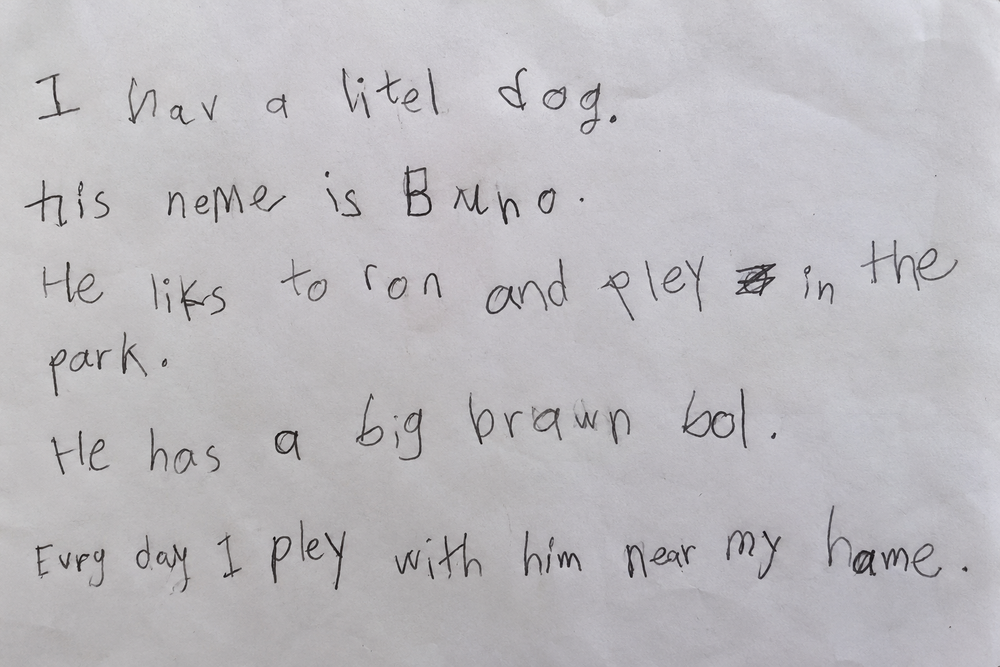
#> input picture handwriting_analysis/image.png, 1000 x 667 px, shrunk from 1536 x 1024 before the run, given as the content of the folder artifacts/page_test/lines, which was not available
$ python word_segment.py
#> lines starting #> are read from the running program, lines starting #| are printed output that depends on the picture; after the words box and inside, x2 and y2 are one past the last pixel; in counts of white or black regions, pixels touching at a corner belong together; pictures that were not available may be replaced by others from this repository, and a replacement may not be noted
import argparse
from pathlib import Path

import cv2
import numpy as np


def load_binary(path):
    image = cv2.imread(
        str(path),
        cv2.IMREAD_GRAYSCALE
    )

    if image is None:
        raise FileNotFoundError(path)

    # Foreground = white
    _, binary = cv2.threshold(
        image,
        0,
        255,
        cv2.THRESH_BINARY |
        cv2.THRESH_OTSU
    )

    # Make sure handwriting is white
    if np.mean(binary) > 127:
        binary = 255 - binary

    return binary


def remove_small_noise(binary):
    kernel = np.ones(
        (2, 2),
        np.uint8
    )

    return cv2.morphologyEx(
        binary,
        cv2.MORPH_OPEN,
        kernel
    )


def connect_letters(binary):
    """
    Connect letters within words.

    The important parameter here is the horizontal kernel.
    We use a fairly wide kernel because the handwritten letters
    have much smaller gaps than the gaps between words.
    """

    kernel = cv2.getStructuringElement(
        cv2.MORPH_RECT,
        (45, 5)
    )

    connected = cv2.morphologyEx(
        binary,
        cv2.MORPH_CLOSE,
        kernel
    )

    return connected


def detect_word_boxes(binary):
    """
    Detect candidate word regions.
    """

    connected = connect_letters(
        binary
    )

    contours, _ = cv2.findContours(
        connected,
        cv2.RETR_EXTERNAL,
        cv2.CHAIN_APPROX_SIMPLE
    )

    boxes = []

    for contour in contours:

        x, y, w, h = cv2.boundingRect(
            contour
        )

        # Ignore tiny regions
        if w < 20:
            continue

        if h < 20:
            continue

        if w * h < 300:
            continue

        boxes.append(
            (x, y, w, h)
        )

    boxes.sort(
        key=lambda b: b[0]
    )

    return boxes


def merge_close_boxes(boxes, max_gap=35):
    """
    Merge boxes that are close enough to belong to
    the same word.
    """

    if not boxes:
        return []

    merged = []

    current = list(boxes[0])

    for box in boxes[1:]:

        x, y, w, h = box

        current_x, current_y, current_w, current_h = current

        current_right = (
            current_x +
            current_w
        )

        gap = x - current_right

        # Merge nearby components
        if gap <= max_gap:

            new_left = min(
                current_x,
                x
            )

            new_right = max(
                current_right,
                x + w
            )

            new_top = min(
                current_y,
                y
            )

            new_bottom = max(
                current_y + current_h,
                y + h
            )

            current = [
                new_left,
                new_top,
                new_right - new_left,
                new_bottom - new_top
            ]

        else:

            merged.append(
                tuple(current)
            )

            current = list(box)

    merged.append(
        tuple(current)
    )

    return merged


def detect_words(binary):
    """
    Full word detection pipeline.
    """

    binary = remove_small_noise(
        binary
    )

    boxes = detect_word_boxes(
        binary
    )

    boxes = merge_close_boxes(
        boxes,
        max_gap=35
    )

    return boxes


def save_words(
    binary,
    boxes,
    output_dir,
    line_number
):

    line_dir = (
        output_dir /
        f"line_{line_number:02d}"
    )

    line_dir.mkdir(
        parents=True,
        exist_ok=True
    )

    saved = []

    for index, (x, y, w, h) in enumerate(
        boxes,
        start=1
    ):

        padding_x = 8
        padding_y = 8

        x1 = max(
            0,
            x - padding_x
        )

        y1 = max(
            0,
            y - padding_y
        )

        x2 = min(
            binary.shape[1],
            x + w + padding_x
        )

        y2 = min(
            binary.shape[0],
            y + h + padding_y
        )

        crop = binary[
            y1:y2,
            x1:x2
        ]

        path = (
            line_dir /
            f"word_{index:02d}.png"
        )

        cv2.imwrite(
            str(path),
            crop
        )

        saved.append(path)

    return saved


def create_visualization(
    binary,
    boxes,
    output_path
):

    # Convert to normal black/white display
    visualization = cv2.cvtColor(
        binary,
        cv2.COLOR_GRAY2BGR
    )

    for index, (x, y, w, h) in enumerate(
        boxes,
        start=1
    ):

        cv2.rectangle(
            visualization,
            (x, y),
            (x + w, y + h),
            (0, 255, 0),
            2
        )

        cv2.putText(
            visualization,
            str(index),
            (x, max(20, y - 5)),
            cv2.FONT_HERSHEY_SIMPLEX,
            0.7,
            (0, 255, 0),
            2
        )

    cv2.imwrite(
        str(output_path),
        visualization
    )


def main():

    parser = argparse.ArgumentParser()

    parser.add_argument(
        "--line_dir",
        default="artifacts/page_test/lines"
    )

    parser.add_argument(
        "--output_dir",
        default="artifacts/page_test/words_v2"
    )

    args = parser.parse_args()

    line_dir = Path(
        args.line_dir
    )

    output_dir = Path(
        args.output_dir
    )

    output_dir.mkdir(
        parents=True,
        exist_ok=True
    )

    line_files = sorted(
        line_dir.glob("*.png")
    )

    print("=" * 60)
    print("HANDWRITING WORD SEGMENTATION V2")
    print("=" * 60)

    total_words = 0

    for line_number, line_path in enumerate(
        line_files,
        start=1
    ):

        binary = load_binary(
            line_path
        )
#> in load_binary, `_, binary = cv2.threshold( image, 0, 255, cv2.THRESH_BINARY | cv2.THRE..`:
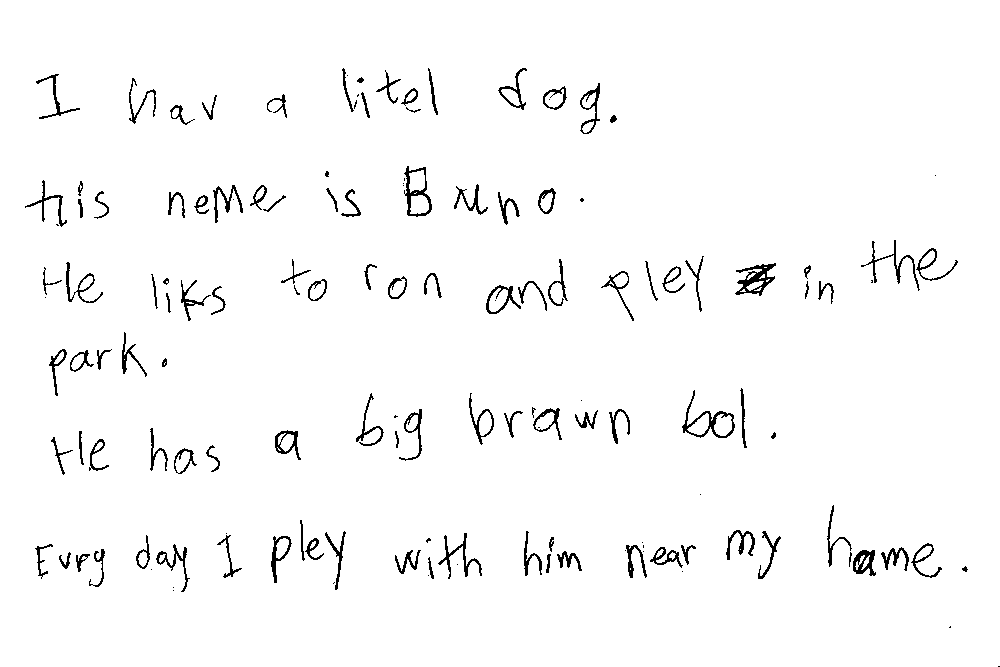
#> binary: shape (667, 1000); 97.4% white; black in thin lines or dots, all inside (x1, y1, x2, y2) = (25, 68, 1000, 667)

        boxes = detect_words(
            binary
        )
#> in remove_small_noise, `return cv2.morphologyEx( binary, cv2.MORPH_OPEN, kernel )`:
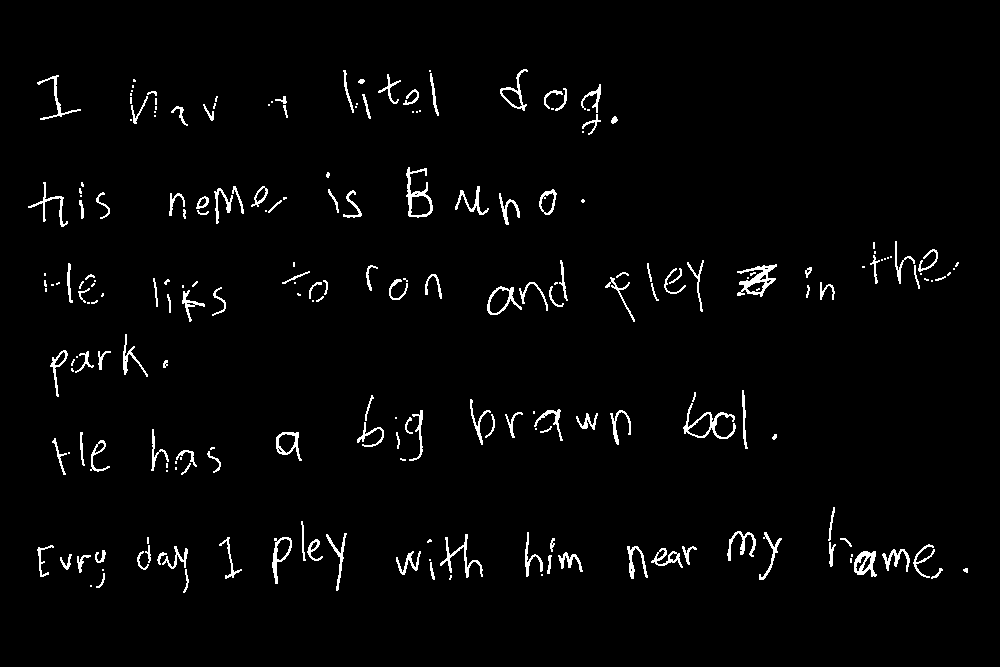
#> returned value: shape (667, 1000); 2.4% white in thin lines or dots, all inside (x1, y1, x2, y2) = (28, 69, 968, 593)
#> in connect_letters, `connected = cv2.morphologyEx( binary, cv2.MORPH_CLOSE, kernel )`:
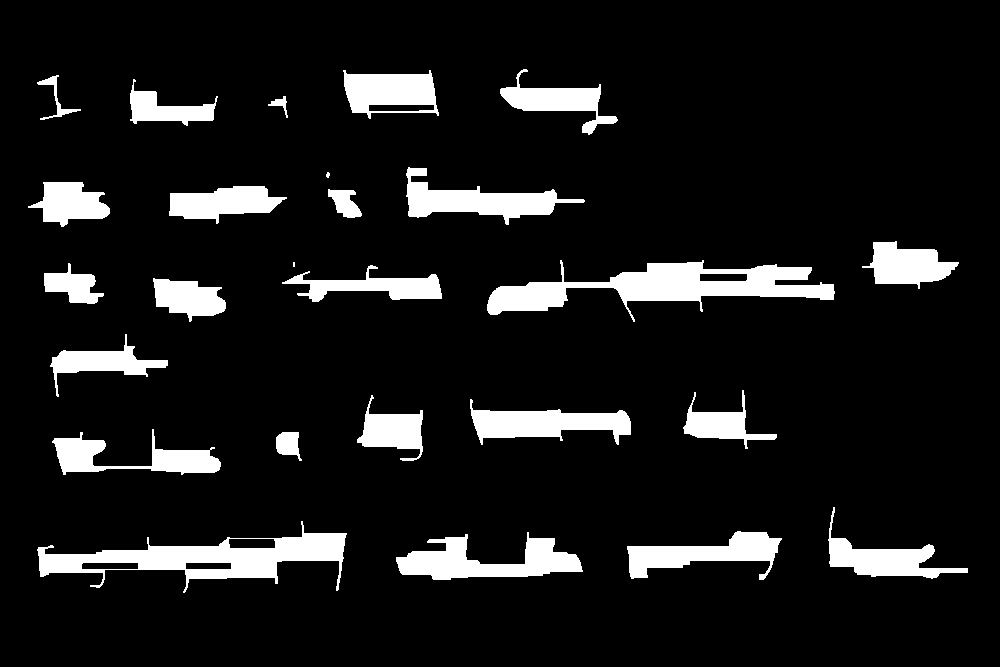
#> connected: shape (667, 1000); 9.9% white; 26 white regions (2 under 20 px)
#> in detect_word_boxes, `contours, _ = cv2.findContours( connected, cv2.RETR_EXTERNAL, cv2.CHAI..`: contours = 26 contours, 2 with area under 20; largest, box (x1, y1, x2, y2) and area: (487, 260, 835, 322) 8252, (37, 521, 347, 593) 8115, (396, 532, 583, 580) 4218, (406, 167, 585, 225) 3684, (470, 399, 631, 445) 3499
#> the loop in detect_word_boxes, `for contour in contours: ` made 26 passes
#> (x, y, w, h) on passes 1 to 12: (396, 532, 187, 48), (627, 531, 155, 49), (37, 521, 310, 72), (828, 507, 140, 72), (276, 432, 26, 29), (52, 429, 169, 46), (470, 399, 161, 46), (357, 395, 66, 66), (683, 390, 94, 59), (50, 334, 118, 63), (153, 278, 73, 44), (282, 265, 160, 37)
#> (contour, x, y, w, h) on pass 14: ([[293, 262], [293, 266], [294, 266], [294, 262]], 293, 262, 2, 5)
#> after the loop in detect_word_boxes, `for contour in contours:`: boxes = 24 items, first 6: (396, 532, 187, 48), (627, 531, 155, 49), (37, 521, 310, 72), (828, 507, 140, 72), (276, 432, 26, 29), (52, 429, 169, 46)
#> in detect_words, `boxes = detect_word_boxes( binary )`: boxes = 24 items, first 6: (28, 182, 82, 45), (37, 521, 310, 72), (37, 75, 44, 45), (44, 263, 60, 41), (50, 334, 118, 63), (52, 429, 169, 46)
#> in merge_close_boxes, `current = list(boxes[0])`: current = [28, 182, 82, 45]
#> the loop in merge_close_boxes, `for box in boxes[1:]: ` made 23 passes
#> (x, y, w, h, current_y, current_w, current_h, current_right) on passes 1 to 12: (37, 521, 310, 72, 182, 82, 45, 110), (37, 75, 44, 45, 182, 319, 411, 347), (44, 263, 60, 41, 75, 319, 518, 347), (50, 334, 118, 63, 75, 319, 518, 347), (52, 429, 169, 46, 75, 319, 518, 347), (130, 79, 88, 47, 75, 319, 518, 347), (153, 278, 73, 44, 75, 319, 518, 347), (169, 186, 118, 38, 75, 319, 518, 347), (268, 96, 20, 22, 75, 319, 518, 347), (276, 432, 26, 29, 75, 319, 518, 347), (282, 265, 160, 37, 75, 319, 518, 347), (328, 189, 34, 29, 75, 414, 518, 442)
#> after the loop in merge_close_boxes, `for box in boxes[1:]:`: merged = []
#> in detect_words, `boxes = merge_close_boxes( boxes, max_gap=35 )`: boxes = [(28, 69, 940, 524)]
#> boxes = [(28, 69, 940, 524)]

        print()
        print(
            f"Line {line_number}: "
            f"{len(boxes)} word regions"
        )
#| Line 1: 1 word regions

        for index, (x, y, w, h) in enumerate(
            boxes,
            start=1
        ):

            print(
                f"  Word {index}: "
                f"x={x}, y={y}, "
                f"w={w}, h={h}"
            )
#> this loop made 1 pass
#> (index, x, y, w, h) on pass 1: (1, 28, 69, 940, 524)
#|   Word 1: x=28, y=69, w=940, h=524

        save_words(
            binary,
            boxes,
            output_dir,
            line_number
        )
#> the loop in save_words, `for index, (x, y, w, h) in enumerate( boxes, start=1 ): ` made 1 pass
#> (index, x, y, w, h, padding_x, padding_y, x1) on pass 1: (1, 28, 69, 940, 524, 8, 8, 20)
#> pass 1, in save_words, `crop = binary[ y1:y2, x1:x2 ]`:
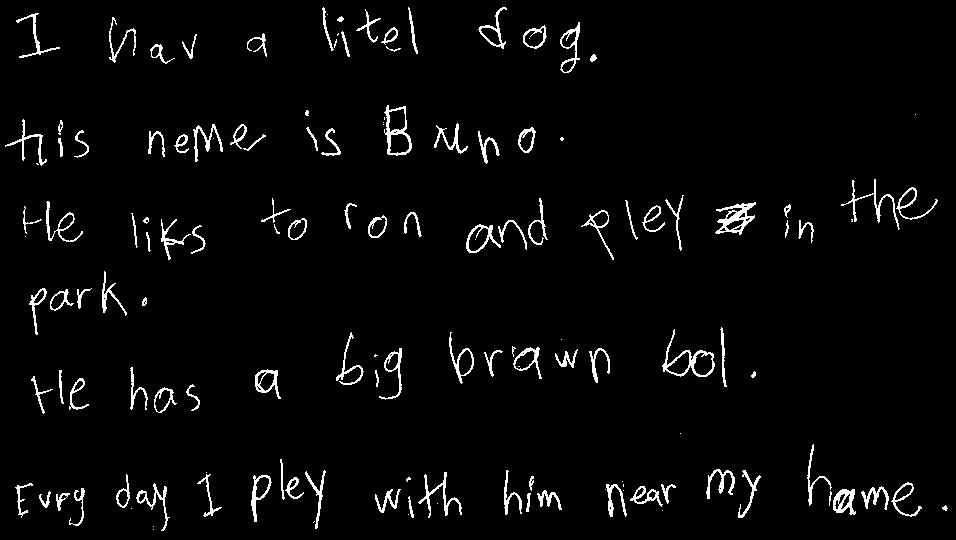
#> crop: shape (540, 956); 3.3% white in thin lines or dots
#> after the loop in save_words, `for index, (x, y, w, h) in enumerate(`: saved = 1 item

        create_visualization(
            binary,
            boxes,
            output_dir /
            f"line_{line_number:02d}_words.png"
        )
#> the loop in create_visualization, `for index, (x, y, w, h) in enumerate( boxes, start=1 ): ` made 1 pass
#> after the loop in create_visualization, `for index, (x, y, w, h) in enumerate(`:
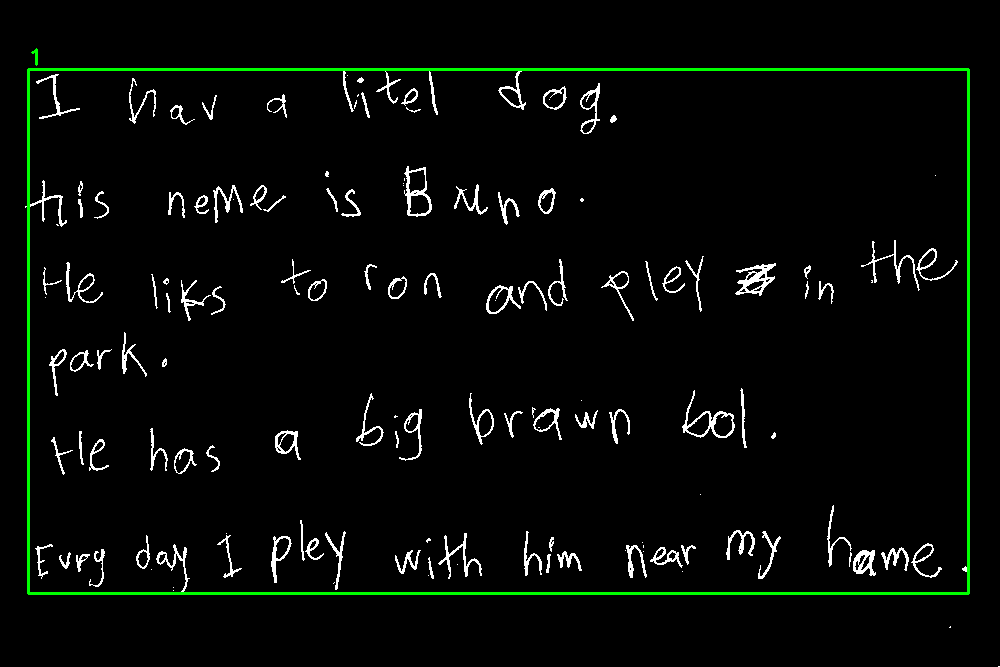
#> visualization: shape (667, 1000, 3); mean B, G, R 6.6, 10, 6.6

        total_words += len(boxes)
#> total_words = 1

    print()
    print("=" * 60)

    print(
        "TOTAL WORD REGIONS:",
        total_words
    )
#| TOTAL WORD REGIONS: 1

    print("=" * 60)

    print()
    print(
        "Output:",
        output_dir.resolve()
    )


if __name__ == "__main__":
    main()
